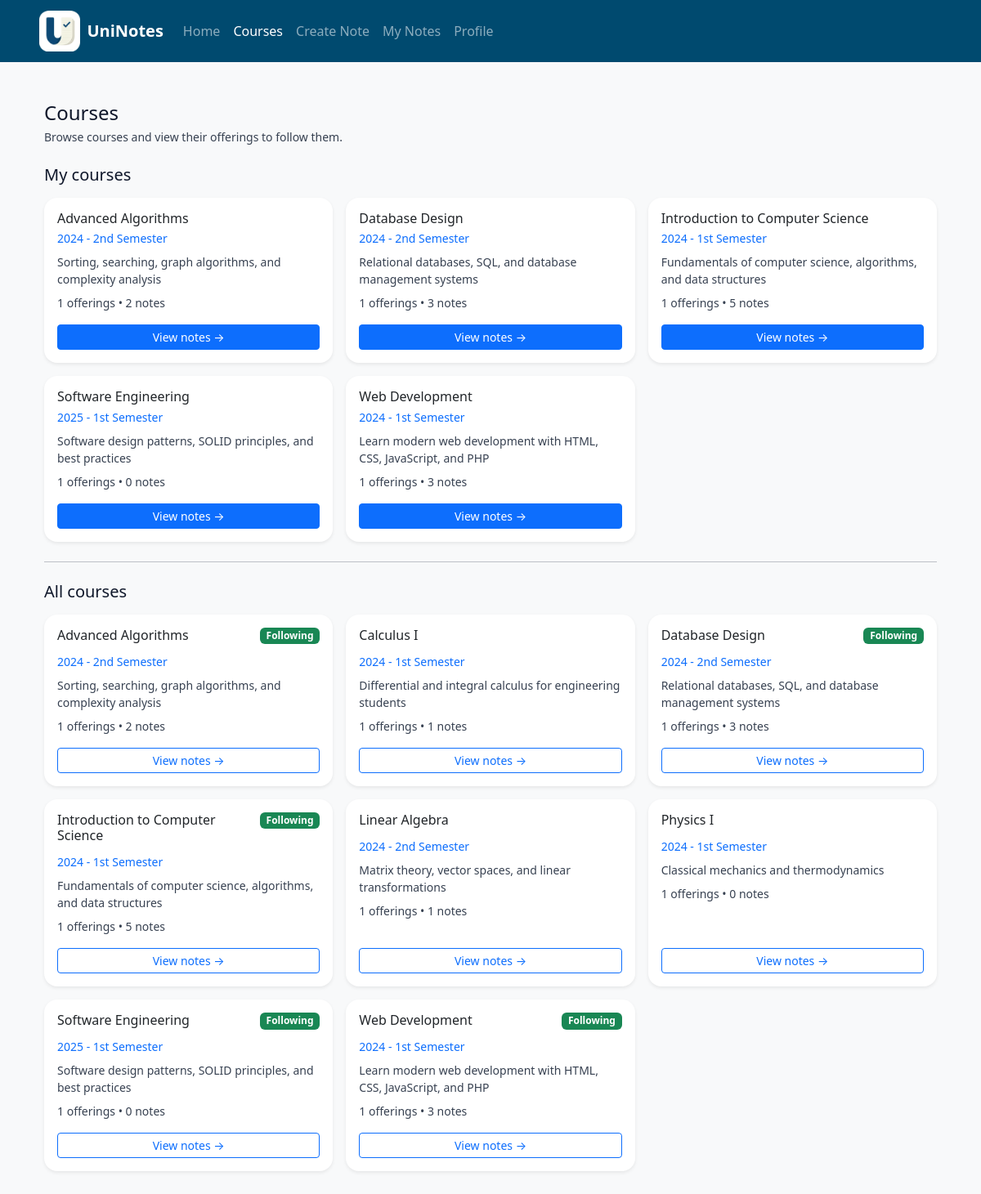
/index.php?page=courses (signed in), run on the app's committed database.
### tables this page shows
CREATE TABLE IF NOT EXISTS `course` (
	`id` INT NOT NULL AUTO_INCREMENT UNIQUE,
	`name` VARCHAR(255) NOT NULL,
	`description` TEXT,
	`created_by` INT,
	`programme_id` INT NULL,
	`created_at` TIMESTAMP DEFAULT CURRENT_TIMESTAMP,
	PRIMARY KEY(`id`),
	UNIQUE KEY `unique_course_name` (`name`),
	FOREIGN KEY(`created_by`) REFERENCES `user`(`person_id`) ON UPDATE NO ACTION ON DELETE SET NULL,
	FOREIGN KEY(`programme_id`) REFERENCES `programme`(`id`) ON UPDATE NO ACTION ON DELETE SET NULL
);

### index.php (called while the page is built, shortened)
<?php
require_once "utils/router.php";
$router = new Router();
$route  = $router->getRoute();
$templateParams = [];
$templateParams["main-content"] = $route["template"] ?? $route["file"];
$templateParams["title"]        = $route["title"];
require "template/base.php";
?>

### utils/router.php (called while the page is built, shortened)
<?php
class Router
{
    public function getRoute()
    {
        $page = (isset($_GET['page']) && array_key_exists($_GET['page'], $this->pageMap))
              ? $_GET['page']
              : 'login';
        $loggedIn = isset($_SESSION['person_id']);
        return $this->pageMap[$page];
    }
}
?>

### db/db.php (called while the page is built, shortened)
<?php
class Database {
    private static $instance = null;
    public static function getInstance() {
        if (self::$instance === null) {
            self::$instance = new PDO(
                "mysql:host=localhost;dbname=uninotes;charset=utf8mb4",
                "root",
                "",
                [
                    PDO::ATTR_ERRMODE => PDO::ERRMODE_EXCEPTION,
                    PDO::ATTR_DEFAULT_FETCH_MODE => PDO::FETCH_ASSOC
                ]
            );
        }
        return self::$instance;
    }
}
?>

### db/CourseModel.php (called while the page is built, shortened)
<?php
require_once 'db.php';
class CourseModel {
    private PDO $pdo;
    public function __construct() {
        $this->pdo = Database::getInstance();
    }
    public function getAllCoursesWithStats(): array {
        $sql = "SELECT
                    c.id,
                    c.name,
                    c.description,
                    COUNT(DISTINCT co.id) AS offering_count,
                    COUNT(DISTINCT n.id) AS note_count,
                    (SELECT co2.id FROM course_offering co2 WHERE co2.course_id = c.id ORDER BY co2.year DESC, co2.semester DESC LIMIT 1) AS single_offering_id,
                    (SELECT co2.year FROM course_offering co2 WHERE co2.course_id = c.id ORDER BY co2.year DESC, co2.semester DESC LIMIT 1) AS single_offering_year,
                    (SELECT co2.semester FROM course_offering co2 WHERE co2.course_id = c.id ORDER BY co2.year DESC, co2.semester DESC LIMIT 1) AS single_offering_semester
                FROM course c
                LEFT JOIN course_offering co ON co.course_id = c.id
                LEFT JOIN topic t ON t.offering_id = co.id
                LEFT JOIN note n ON n.topic_id = t.id AND n.status = 'published'
                GROUP BY c.id, c.name, c.description
                ORDER BY c.name";
        $stmt = $this->pdo->query($sql);
        return $stmt->fetchAll(PDO::FETCH_ASSOC);
    }
    public function getFollowedCoursesWithOfferings(int $userId): array {
        $sql = "SELECT
                    c.id AS course_id,
                    co.id AS offering_id,
                    co.year,
                    co.semester
                FROM course_offering_follow cof
                JOIN course_offering co ON cof.offering_id = co.id
                JOIN course c ON co.course_id = c.id
                WHERE cof.user_id = ?
                ORDER BY c.id, co.year DESC, co.semester DESC";
        $stmt = $this->pdo->prepare($sql);
        $stmt->execute([$userId]);
        return $stmt->fetchAll(PDO::FETCH_ASSOC);
    }
}

### courses.php (the view, shortened to what this page needs)
<?php
$currentUserId = (int)$_SESSION['person_id'];
$courseModel = new CourseModel();
$allCourses = $courseModel->getAllCoursesWithStats();
$followedCourseIds = [];
$followedOfferingsPerCourse = [];
$followedData = $courseModel->getFollowedCoursesWithOfferings($currentUserId);
foreach ($followedData as $rowF) {
    $courseId = (int)$rowF['course_id'];
    if (!in_array($courseId, $followedCourseIds, true)) {
        $followedCourseIds[] = $courseId;
    }
    if (!isset($followedOfferingsPerCourse[$courseId])) {
        $followedOfferingsPerCourse[$courseId] = [];
    }
    $followedOfferingsPerCourse[$courseId][] = [
        'id' => (int)$rowF['offering_id'],
        'year' => $rowF['year'],
        'semester' => $rowF['semester']
    ];
}
?>
<div class="container py-4">
    <div class="mb-4 d-flex justify-content-between align-items-center">
        <div>
            <h1 class="h4 mb-1">Courses</h1>
            <p class="text-muted small mb-0">
                Browse courses and view their offerings to follow them.
            </p>
        </div>
    </div>
    <div class="mb-4">
        <h2 class="h5 mb-3">My courses</h2>
        <?php
        $myCourses = array_filter($allCourses, fn($c) => in_array((int)$c['id'], $followedCourseIds, true));
        ?>
        <?php if (empty($myCourses)): ?>
            <p class="text-muted small">You are not following any course offering yet.</p>
        <?php else: ?>
            <div class="row g-3">
                <?php foreach ($myCourses as $course): ?>
                    <div class="col-12 col-md-6 col-lg-4">
                        <div class="card border-0 shadow-sm rounded-4 h-100">
                            <div class="card-body d-flex flex-column">
                                <h3 class="h6 mb-1">
                                    <?php echo htmlspecialchars($course['name']); ?>
                                </h3>
                                <?php
                                $courseId = (int)$course['id'];
                                $followedOfferings = $followedOfferingsPerCourse[$courseId] ?? [];
                                $followedCount = count($followedOfferings);
                                if ($followedCount === 1):
                                    $offering = $followedOfferings[0];
                                    $semLabel = $offering['semester'] === '1' ? '1st' : '2nd';
                                ?>
                                    <p class="text-primary small mb-2">
                                        <?php echo htmlspecialchars($offering['year']) . ' - ' . $semLabel . ' Semester'; ?>
                                    </p>
                                <?php elseif ($followedCount > 1): ?>
                                    <p class="text-success small mb-2">
                                        Following <?php echo $followedCount; ?> offerings
                                    </p>
                                <?php endif; ?>
                                <p class="text-muted small mb-2">
                                    <?php echo htmlspecialchars($course['description'] ?? 'Study programme course'); ?>
                                </p>
                                <p class="text-muted small mb-3">
                                    <?php echo (int)$course['offering_count']; ?> offerings •
                                    <?php echo (int)$course['note_count']; ?> notes
                                </p>
                                <div class="mt-auto">
                                    <?php
                                    if ($followedCount === 1) {
                                        $href = 'index.php?page=home&offering_id=' . (int)$followedOfferings[0]['id'];
                                        $btnText = 'View notes →';
                                        $ariaLabel = 'View notes for ' . htmlspecialchars($course['name']);
                                    } else {
                                        $href = 'index.php?page=course_offerings&course_id=' . $courseId;
                                        $btnText = 'View offerings →';
                                        $ariaLabel = 'View offerings for ' . htmlspecialchars($course['name']);
                                    }
                                    ?>
                                    <a href="<?php echo $href; ?>"
                                       class="btn btn-sm btn-primary w-100"
                                       aria-label="<?php echo $ariaLabel; ?>">
                                        <?php echo $btnText; ?>
                                    </a>
                                </div>
                            </div>
                        </div>
                    </div>
                <?php endforeach; ?>
            </div>
        <?php endif; ?>
    </div>
    <hr class="my-4">
    <div class="mb-4">
        <h2 class="h5 mb-3">All courses</h2>
        <div class="row g-3">
            <?php foreach ($allCourses as $course): ?>
                <?php $isFollowed = in_array((int)$course['id'], $followedCourseIds, true); ?>
                <div class="col-12 col-md-6 col-lg-4">
                    <div class="card border-0 shadow-sm rounded-4 h-100">
                        <div class="card-body d-flex flex-column">
                            <div class="d-flex justify-content-between align-items-start mb-2">
                                <h3 class="h6 mb-1">
                                    <?php echo htmlspecialchars($course['name']); ?>
                                </h3>
                                <?php if ($isFollowed): ?>
                                    <span class="badge bg-success">Following</span>
                                <?php endif; ?>
                            </div>
                            <?php if ((int)$course['offering_count'] === 1 && $course['single_offering_year']): ?>
                                <p class="text-primary small mb-2">
                                    <?php
                                    $semLabel = $course['single_offering_semester'] === '1' ? '1st' : '2nd';
                                    echo htmlspecialchars($course['single_offering_year']) . ' - ' . $semLabel . ' Semester';
                                    ?>
                                </p>
                            <?php endif; ?>
                            <p class="text-muted small mb-2">
                                <?php echo htmlspecialchars($course['description'] ?? 'Study programme course'); ?>
                            </p>
                            <p class="text-muted small mb-3">
                                <?php echo (int)$course['offering_count']; ?> offerings •
                                <?php echo (int)$course['note_count']; ?> notes
                            </p>
                            <div class="mt-auto">
                                <?php
                                $offeringCount = (int)$course['offering_count'];
                                if ($offeringCount === 1 && $course['single_offering_id']) {
                                    $href = 'index.php?page=home&offering_id=' . (int)$course['single_offering_id'];
                                    $btnText = 'View notes →';
                                } else {
                                    $href = 'index.php?page=course_offerings&course_id=' . (int)$course['id'];
                                    $btnText = 'View offerings →';
                                }
                                ?>
                                <a href="<?php echo $href; ?>"
                                   class="btn btn-sm btn-outline-primary w-100">
                                    <?php echo $btnText; ?>
                                </a>
                            </div>
                        </div>
                    </div>
                </div>
            <?php endforeach; ?>
        </div>
    </div>
</div>

### template/base.php (shortened to what this page needs)
<?php
$currentPage = $_GET['page'] ?? 'home';
$profilePage = 'account';
?>
<!DOCTYPE html>
<html lang="en">
<head>
    <link href="https://cdn.jsdelivr.net/npm/bootstrap@5.3.3/dist/css/bootstrap.min.css" rel="stylesheet">
    <link href="https://cdn.jsdelivr.net/npm/bootstrap-icons@1.11.3/font/bootstrap-icons.min.css" rel="stylesheet">
    <link rel="stylesheet" href="css/style.css">
    <link rel="stylesheet" href="vendor/github-markdown/github-markdown.css">
</head>
<body class="bg-light">
<nav class="navbar navbar-expand-lg navbar-dark" style="background:#004a6f;" role="navigation" aria-label="Main navigation">
    <div class="container-fluid px-3 px-lg-5">
        <a class="navbar-brand fw-semibold" href="index.php?page=home" style="display: flex; align-items: center;">
            <img src="assets/favicon.ico" alt="UniNotes Icon" style="height: 3.15rem; margin-right: 8px;">
            UniNotes
        </a>
        <div class="collapse navbar-collapse" id="mainNavbar">
            <ul class="navbar-nav me-auto mb-2 mb-lg-0">
                <li class="nav-item">
                    <a class="nav-link <?php echo $currentPage === 'home' ? 'active' : ''; ?>" href="index.php?page=home" <?php echo $currentPage === 'home' ? 'aria-current="page"' : ''; ?>>
                        Home
                    </a>
                </li>
                <li class="nav-item">
                    <a class="nav-link <?php echo $currentPage === 'courses' ? 'active' : ''; ?>" href="index.php?page=courses" <?php echo $currentPage === 'courses' ? 'aria-current="page"' : ''; ?>>
                        Courses
                    </a>
                </li>
                <li class="nav-item">
                    <a class="nav-link <?php echo $currentPage === 'note_edit' ? 'active' : ''; ?>" href="index.php?page=note_edit" <?php echo $currentPage === 'note_edit' ? 'aria-current="page"' : ''; ?>>
                        Create Note
                    </a>
                </li>
                <li class="nav-item">
                    <a class="nav-link <?php echo $currentPage === 'user_notes_uploaded' ? 'active' : ''; ?>" href="index.php?page=user_notes_uploaded" <?php echo $currentPage === 'user_notes_uploaded' ? 'aria-current="page"' : ''; ?>>
                        My Notes
                    </a>
                </li>
                <li class="nav-item">
                    <a class="nav-link <?php echo $currentPage === 'account' ? 'active' : ''; ?>" href="index.php?page=<?php echo $profilePage; ?>" <?php echo $currentPage === 'account' ? 'aria-current="page"' : ''; ?>>
                        Profile
                    </a>
                </li>
            </ul>
        </div>
    </div>
</nav>
<main id="maincontent" role="main" tabindex="-1" class="py-4">
    <div class="container">
        <?php
        if (!empty($templateParams["main-content"])) {
            if (file_exists($templateParams["main-content"])) {
                require $templateParams["main-content"];
            } else {
                echo $templateParams["main-content"];
            }
        } else {
            echo "<p>No content found.</p>";
        }
        ?>
    </div>
</main>
</body>
</html>

### css/style.css (style rules this page uses)
body { font-family: system-ui, -apple-system, BlinkMacSystemFont, "Segoe UI", Roboto, "Helvetica Neue", Arial, sans-serif; font-size: 16px; line-height: 1.5; color: #0f172a; }
:root { --brand-500: #2563eb; --brand-600: #4f46e5; --muted-500: #374151; --muted-600: #111827; --focus-ring: 3px solid rgba(37, 99, 235, 0.4); }
.auth-subheading, .auth-footer-text, .auth-muted-link, .small.text-muted { color: #374151 !important; }

### data on the page
course: name "Advanced Algorithms", id "2024", id "2nd", description "Sorting, searching, graph algorithms, and complexity analysis", offering_count "1", note_count "2", id "View notes →", shows "Following", single_offering_year "2024", semLabel "2nd", btnText "View notes →"
course: name "Database Design", id "2024", id "2nd", description "Relational databases, SQL, and database management systems", offering_count "1", note_count "3", id "View notes →", shows "Following", single_offering_year "2024", semLabel "2nd", btnText "View notes →"
course: name "Introduction to Computer Science", id "2024", id "1st", description "Fundamentals of computer science, algorithms, and data structures", offering_count "1", note_count "5", id "View notes →", shows "Following", single_offering_year "2024", semLabel "1st", btnText "View notes →"
course: name "Software Engineering", id "2025", id "1st", description "Software design patterns, SOLID principles, and best practices", offering_count "1", note_count "0", id "View notes →", shows "Following", single_offering_year "2025", semLabel "1st", btnText "View notes →"
course: name "Web Development", id "2024", id "1st", description "Learn modern web development with HTML, CSS, JavaScript, and PHP", offering_count "1", note_count "3", id "View notes →", shows "Following", single_offering_year "2024", semLabel "1st", btnText "View notes →"
course: name "Calculus I", single_offering_year "2024", semLabel "1st", description "Differential and integral calculus for engineering students", offering_count "1", note_count "1", btnText "View notes →"
course: name "Linear Algebra", single_offering_year "2024", semLabel "2nd", description "Matrix theory, vector spaces, and linear transformations", offering_count "1", note_count "1", btnText "View notes →"
course: name "Physics I", single_offering_year "2024", semLabel "1st", description "Classical mechanics and thermodynamics", offering_count "1", note_count "0", btnText "View notes →"
